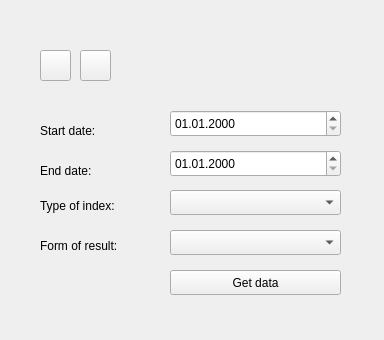
<?xml version="1.0" encoding="UTF-8"?>
<ui version="4.0">
 <class>Form</class>
 <widget class="QWidget" name="Form">
  <property name="geometry">
   <rect>
    <x>0</x>
    <y>0</y>
    <width>384</width>
    <height>340</height>
   </rect>
  </property>
  <property name="sizePolicy">
   <sizepolicy hsizetype="Maximum" vsizetype="Maximum">
    <horstretch>0</horstretch>
    <verstretch>0</verstretch>
   </sizepolicy>
  </property>
  <property name="windowTitle">
   <string>Dyna Crop</string>
  </property>
  <widget class="QPushButton" name="pushButtonGetIndex">
   <property name="enabled">
    <bool>true</bool>
   </property>
   <property name="geometry">
    <rect>
     <x>170</x>
     <y>270</y>
     <width>171</width>
     <height>25</height>
    </rect>
   </property>
   <property name="text">
    <string>Get data</string>
   </property>
  </widget>
  <widget class="QgsDateTimeEdit" name="mDateTimeEditStart">
   <property name="geometry">
    <rect>
     <x>170</x>
     <y>110</y>
     <width>171</width>
     <height>27</height>
    </rect>
   </property>
   <property name="displayFormat">
    <string>dd.MM.yyyy</string>
   </property>
  </widget>
  <widget class="QgsDateTimeEdit" name="mDateTimeEditEnd">
   <property name="geometry">
    <rect>
     <x>170</x>
     <y>150</y>
     <width>171</width>
     <height>27</height>
    </rect>
   </property>
   <property name="displayFormat">
    <string>dd.MM.yyyy</string>
   </property>
  </widget>
  <widget class="QComboBox" name="comboBoxIndexes">
   <property name="geometry">
    <rect>
     <x>170</x>
     <y>190</y>
     <width>171</width>
     <height>25</height>
    </rect>
   </property>
  </widget>
  <widget class="QPushButton" name="pushButtonSettings">
   <property name="geometry">
    <rect>
     <x>40</x>
     <y>50</y>
     <width>31</width>
     <height>31</height>
    </rect>
   </property>
   <property name="toolTip">
    <string>Settings</string>
   </property>
   <property name="text">
    <string/>
   </property>
  </widget>
  <widget class="QComboBox" name="comboBoxTypes">
   <property name="geometry">
    <rect>
     <x>170</x>
     <y>230</y>
     <width>171</width>
     <height>25</height>
    </rect>
   </property>
  </widget>
  <widget class="QPushButton" name="pushButtonSave">
   <property name="geometry">
    <rect>
     <x>80</x>
     <y>50</y>
     <width>31</width>
     <height>31</height>
    </rect>
   </property>
   <property name="toolTip">
    <string>Save Layers</string>
   </property>
   <property name="text">
    <string/>
   </property>
  </widget>
  <widget class="QLabel" name="label">
   <property name="geometry">
    <rect>
     <x>40</x>
     <y>120</y>
     <width>121</width>
     <height>21</height>
    </rect>
   </property>
   <property name="text">
    <string>Start date:</string>
   </property>
  </widget>
  <widget class="QLabel" name="label_2">
   <property name="geometry">
    <rect>
     <x>40</x>
     <y>160</y>
     <width>131</width>
     <height>21</height>
    </rect>
   </property>
   <property name="text">
    <string>End date:</string>
   </property>
  </widget>
  <widget class="QLabel" name="label_3">
   <property name="geometry">
    <rect>
     <x>40</x>
     <y>190</y>
     <width>121</width>
     <height>31</height>
    </rect>
   </property>
   <property name="text">
    <string>Type of index:</string>
   </property>
  </widget>
  <widget class="QLabel" name="label_4">
   <property name="geometry">
    <rect>
     <x>40</x>
     <y>230</y>
     <width>131</width>
     <height>31</height>
    </rect>
   </property>
   <property name="text">
    <string>Form of result:</string>
   </property>
  </widget>
 </widget>
 <customwidgets>
  <customwidget>
   <class>QgsDateTimeEdit</class>
   <extends>QDateTimeEdit</extends>
   <header>qgsdatetimeedit.h</header>
  </customwidget>
 </customwidgets>
 <resources/>
 <connections/>
</ui>
